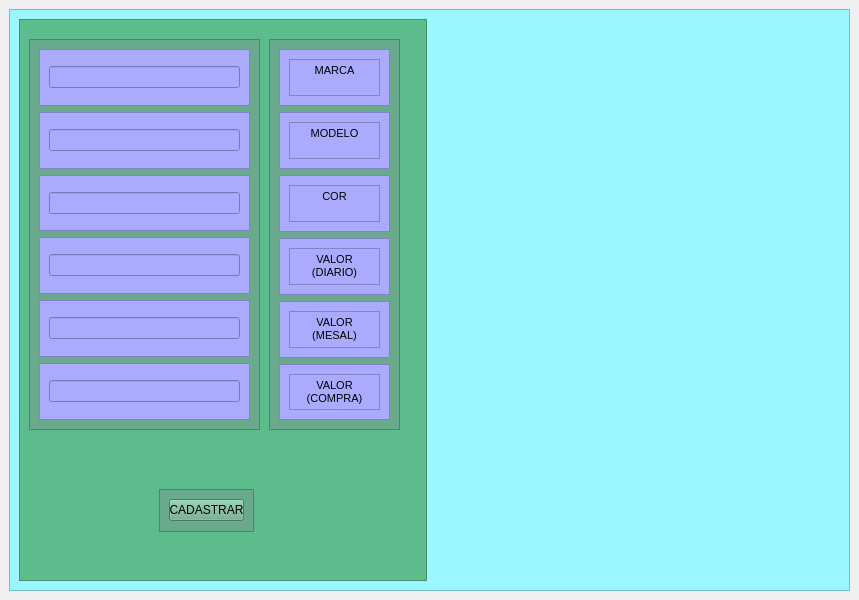
<?xml version="1.0" encoding="UTF-8"?>
<ui version="4.0">
 <class>MainWindow</class>
 <widget class="QMainWindow" name="MainWindow">
  <property name="geometry">
   <rect>
    <x>0</x>
    <y>0</y>
    <width>859</width>
    <height>600</height>
   </rect>
  </property>
  <property name="windowTitle">
   <string>MainWindow</string>
  </property>
  <widget class="QWidget" name="centralwidget">
   <layout class="QHBoxLayout" name="horizontalLayout">
    <item>
     <widget class="QFrame" name="frame">
      <property name="styleSheet">
       <string notr="true">background-color: rgb(155, 247, 255);</string>
      </property>
      <property name="frameShape">
       <enum>QFrame::StyledPanel</enum>
      </property>
      <property name="frameShadow">
       <enum>QFrame::Raised</enum>
      </property>
      <layout class="QHBoxLayout" name="horizontalLayout_2">
       <item>
        <widget class="QFrame" name="frame_2">
         <property name="styleSheet">
          <string notr="true">background-color: rgb(93, 188, 139);</string>
         </property>
         <property name="frameShape">
          <enum>QFrame::StyledPanel</enum>
         </property>
         <property name="frameShadow">
          <enum>QFrame::Raised</enum>
         </property>
         <widget class="QFrame" name="frame_3">
          <property name="geometry">
           <rect>
            <x>10</x>
            <y>20</y>
            <width>231</width>
            <height>391</height>
           </rect>
          </property>
          <property name="styleSheet">
           <string notr="true">background-color: rgb(105, 170, 140);</string>
          </property>
          <property name="frameShape">
           <enum>QFrame::StyledPanel</enum>
          </property>
          <property name="frameShadow">
           <enum>QFrame::Raised</enum>
          </property>
          <layout class="QVBoxLayout" name="verticalLayout">
           <item>
            <widget class="QFrame" name="frame_4">
             <property name="styleSheet">
              <string notr="true">background-color: rgb(170, 170, 255);</string>
             </property>
             <property name="frameShape">
              <enum>QFrame::StyledPanel</enum>
             </property>
             <property name="frameShadow">
              <enum>QFrame::Raised</enum>
             </property>
             <layout class="QHBoxLayout" name="horizontalLayout_8">
              <item>
               <widget class="QLineEdit" name="lineEdit"/>
              </item>
             </layout>
            </widget>
           </item>
           <item>
            <widget class="QFrame" name="frame_6">
             <property name="styleSheet">
              <string notr="true">background-color: rgb(170, 170, 255);</string>
             </property>
             <property name="frameShape">
              <enum>QFrame::StyledPanel</enum>
             </property>
             <property name="frameShadow">
              <enum>QFrame::Raised</enum>
             </property>
             <layout class="QHBoxLayout" name="horizontalLayout_7">
              <item>
               <widget class="QLineEdit" name="lineEdit_2"/>
              </item>
             </layout>
            </widget>
           </item>
           <item>
            <widget class="QFrame" name="frame_7">
             <property name="styleSheet">
              <string notr="true">background-color: rgb(170, 170, 255);				</string>
             </property>
             <property name="frameShape">
              <enum>QFrame::StyledPanel</enum>
             </property>
             <property name="frameShadow">
              <enum>QFrame::Raised</enum>
             </property>
             <layout class="QHBoxLayout" name="horizontalLayout_6">
              <item>
               <widget class="QLineEdit" name="lineEdit_3"/>
              </item>
             </layout>
            </widget>
           </item>
           <item>
            <widget class="QFrame" name="frame_8">
             <property name="styleSheet">
              <string notr="true">background-color: rgb(170, 170, 255);</string>
             </property>
             <property name="frameShape">
              <enum>QFrame::StyledPanel</enum>
             </property>
             <property name="frameShadow">
              <enum>QFrame::Raised</enum>
             </property>
             <layout class="QHBoxLayout" name="horizontalLayout_5">
              <item>
               <widget class="QLineEdit" name="lineEdit_4"/>
              </item>
             </layout>
            </widget>
           </item>
           <item>
            <widget class="QFrame" name="frame_9">
             <property name="styleSheet">
              <string notr="true">background-color: rgb(170, 170, 255);</string>
             </property>
             <property name="frameShape">
              <enum>QFrame::StyledPanel</enum>
             </property>
             <property name="frameShadow">
              <enum>QFrame::Raised</enum>
             </property>
             <layout class="QHBoxLayout" name="horizontalLayout_4">
              <item>
               <widget class="QLineEdit" name="lineEdit_5"/>
              </item>
             </layout>
            </widget>
           </item>
           <item>
            <widget class="QFrame" name="frame_10">
             <property name="styleSheet">
              <string notr="true">background-color: rgb(170, 170, 255);</string>
             </property>
             <property name="frameShape">
              <enum>QFrame::StyledPanel</enum>
             </property>
             <property name="frameShadow">
              <enum>QFrame::Raised</enum>
             </property>
             <layout class="QHBoxLayout" name="horizontalLayout_3">
              <item>
               <widget class="QLineEdit" name="lineEdit_6"/>
              </item>
             </layout>
            </widget>
           </item>
          </layout>
         </widget>
         <widget class="QFrame" name="frame_11">
          <property name="geometry">
           <rect>
            <x>250</x>
            <y>20</y>
            <width>131</width>
            <height>391</height>
           </rect>
          </property>
          <property name="styleSheet">
           <string notr="true">background-color: rgb(105, 170, 140);</string>
          </property>
          <property name="frameShape">
           <enum>QFrame::StyledPanel</enum>
          </property>
          <property name="frameShadow">
           <enum>QFrame::Raised</enum>
          </property>
          <layout class="QVBoxLayout" name="verticalLayout_2">
           <item>
            <widget class="QFrame" name="frame_12">
             <property name="styleSheet">
              <string notr="true">background-color: rgb(170, 170, 255);</string>
             </property>
             <property name="frameShape">
              <enum>QFrame::StyledPanel</enum>
             </property>
             <property name="frameShadow">
              <enum>QFrame::Raised</enum>
             </property>
             <layout class="QVBoxLayout" name="verticalLayout_3">
              <item>
               <widget class="QTextEdit" name="textEdit">
                <property name="html">
                 <string>&lt;!DOCTYPE HTML PUBLIC &quot;-//W3C//DTD HTML 4.0//EN&quot; &quot;http://www.w3.org/TR/REC-html40/strict.dtd&quot;&gt;
&lt;html&gt;&lt;head&gt;&lt;meta name=&quot;qrichtext&quot; content=&quot;1&quot; /&gt;&lt;style type=&quot;text/css&quot;&gt;
p, li { white-space: pre-wrap; }
&lt;/style&gt;&lt;/head&gt;&lt;body style=&quot; font-family:'MS Shell Dlg 2'; font-size:8.25pt; font-weight:400; font-style:normal;&quot;&gt;
&lt;p align=&quot;center&quot; style=&quot; margin-top:0px; margin-bottom:0px; margin-left:0px; margin-right:0px; -qt-block-indent:0; text-indent:0px;&quot;&gt;MARCA&lt;/p&gt;&lt;/body&gt;&lt;/html&gt;</string>
                </property>
               </widget>
              </item>
             </layout>
            </widget>
           </item>
           <item>
            <widget class="QFrame" name="frame_13">
             <property name="styleSheet">
              <string notr="true">background-color: rgb(170, 170, 255);</string>
             </property>
             <property name="frameShape">
              <enum>QFrame::StyledPanel</enum>
             </property>
             <property name="frameShadow">
              <enum>QFrame::Raised</enum>
             </property>
             <layout class="QVBoxLayout" name="verticalLayout_4">
              <item>
               <widget class="QTextEdit" name="textEdit_2">
                <property name="html">
                 <string>&lt;!DOCTYPE HTML PUBLIC &quot;-//W3C//DTD HTML 4.0//EN&quot; &quot;http://www.w3.org/TR/REC-html40/strict.dtd&quot;&gt;
&lt;html&gt;&lt;head&gt;&lt;meta name=&quot;qrichtext&quot; content=&quot;1&quot; /&gt;&lt;style type=&quot;text/css&quot;&gt;
p, li { white-space: pre-wrap; }
&lt;/style&gt;&lt;/head&gt;&lt;body style=&quot; font-family:'MS Shell Dlg 2'; font-size:8.25pt; font-weight:400; font-style:normal;&quot;&gt;
&lt;p align=&quot;center&quot; style=&quot; margin-top:0px; margin-bottom:0px; margin-left:0px; margin-right:0px; -qt-block-indent:0; text-indent:0px;&quot;&gt;MODELO&lt;/p&gt;&lt;/body&gt;&lt;/html&gt;</string>
                </property>
               </widget>
              </item>
             </layout>
            </widget>
           </item>
           <item>
            <widget class="QFrame" name="frame_14">
             <property name="styleSheet">
              <string notr="true">background-color: rgb(170, 170, 255);</string>
             </property>
             <property name="frameShape">
              <enum>QFrame::StyledPanel</enum>
             </property>
             <property name="frameShadow">
              <enum>QFrame::Raised</enum>
             </property>
             <layout class="QVBoxLayout" name="verticalLayout_5">
              <item>
               <widget class="QTextEdit" name="textEdit_3">
                <property name="html">
                 <string>&lt;!DOCTYPE HTML PUBLIC &quot;-//W3C//DTD HTML 4.0//EN&quot; &quot;http://www.w3.org/TR/REC-html40/strict.dtd&quot;&gt;
&lt;html&gt;&lt;head&gt;&lt;meta name=&quot;qrichtext&quot; content=&quot;1&quot; /&gt;&lt;style type=&quot;text/css&quot;&gt;
p, li { white-space: pre-wrap; }
&lt;/style&gt;&lt;/head&gt;&lt;body style=&quot; font-family:'MS Shell Dlg 2'; font-size:8.25pt; font-weight:400; font-style:normal;&quot;&gt;
&lt;p align=&quot;center&quot; style=&quot; margin-top:0px; margin-bottom:0px; margin-left:0px; margin-right:0px; -qt-block-indent:0; text-indent:0px;&quot;&gt;COR&lt;/p&gt;&lt;/body&gt;&lt;/html&gt;</string>
                </property>
               </widget>
              </item>
             </layout>
            </widget>
           </item>
           <item>
            <widget class="QFrame" name="frame_15">
             <property name="styleSheet">
              <string notr="true">background-color: rgb(170, 170, 255);</string>
             </property>
             <property name="frameShape">
              <enum>QFrame::StyledPanel</enum>
             </property>
             <property name="frameShadow">
              <enum>QFrame::Raised</enum>
             </property>
             <layout class="QVBoxLayout" name="verticalLayout_6">
              <item>
               <widget class="QTextEdit" name="textEdit_4">
                <property name="html">
                 <string>&lt;!DOCTYPE HTML PUBLIC &quot;-//W3C//DTD HTML 4.0//EN&quot; &quot;http://www.w3.org/TR/REC-html40/strict.dtd&quot;&gt;
&lt;html&gt;&lt;head&gt;&lt;meta name=&quot;qrichtext&quot; content=&quot;1&quot; /&gt;&lt;style type=&quot;text/css&quot;&gt;
p, li { white-space: pre-wrap; }
&lt;/style&gt;&lt;/head&gt;&lt;body style=&quot; font-family:'MS Shell Dlg 2'; font-size:8.25pt; font-weight:400; font-style:normal;&quot;&gt;
&lt;p align=&quot;center&quot; style=&quot; margin-top:0px; margin-bottom:0px; margin-left:0px; margin-right:0px; -qt-block-indent:0; text-indent:0px;&quot;&gt;VALOR (DIARIO)&lt;/p&gt;&lt;/body&gt;&lt;/html&gt;</string>
                </property>
               </widget>
              </item>
             </layout>
            </widget>
           </item>
           <item>
            <widget class="QFrame" name="frame_16">
             <property name="styleSheet">
              <string notr="true">background-color: rgb(170, 170, 255);</string>
             </property>
             <property name="frameShape">
              <enum>QFrame::StyledPanel</enum>
             </property>
             <property name="frameShadow">
              <enum>QFrame::Raised</enum>
             </property>
             <layout class="QVBoxLayout" name="verticalLayout_7">
              <item>
               <widget class="QTextEdit" name="textEdit_5">
                <property name="html">
                 <string>&lt;!DOCTYPE HTML PUBLIC &quot;-//W3C//DTD HTML 4.0//EN&quot; &quot;http://www.w3.org/TR/REC-html40/strict.dtd&quot;&gt;
&lt;html&gt;&lt;head&gt;&lt;meta name=&quot;qrichtext&quot; content=&quot;1&quot; /&gt;&lt;style type=&quot;text/css&quot;&gt;
p, li { white-space: pre-wrap; }
&lt;/style&gt;&lt;/head&gt;&lt;body style=&quot; font-family:'MS Shell Dlg 2'; font-size:8.25pt; font-weight:400; font-style:normal;&quot;&gt;
&lt;p align=&quot;center&quot; style=&quot; margin-top:0px; margin-bottom:0px; margin-left:0px; margin-right:0px; -qt-block-indent:0; text-indent:0px;&quot;&gt;VALOR (MESAL)&lt;/p&gt;&lt;/body&gt;&lt;/html&gt;</string>
                </property>
               </widget>
              </item>
             </layout>
            </widget>
           </item>
           <item>
            <widget class="QFrame" name="frame_17">
             <property name="styleSheet">
              <string notr="true">background-color: rgb(170, 170, 255);</string>
             </property>
             <property name="frameShape">
              <enum>QFrame::StyledPanel</enum>
             </property>
             <property name="frameShadow">
              <enum>QFrame::Raised</enum>
             </property>
             <layout class="QVBoxLayout" name="verticalLayout_8">
              <item>
               <widget class="QTextEdit" name="textEdit_6">
                <property name="html">
                 <string>&lt;!DOCTYPE HTML PUBLIC &quot;-//W3C//DTD HTML 4.0//EN&quot; &quot;http://www.w3.org/TR/REC-html40/strict.dtd&quot;&gt;
&lt;html&gt;&lt;head&gt;&lt;meta name=&quot;qrichtext&quot; content=&quot;1&quot; /&gt;&lt;style type=&quot;text/css&quot;&gt;
p, li { white-space: pre-wrap; }
&lt;/style&gt;&lt;/head&gt;&lt;body style=&quot; font-family:'MS Shell Dlg 2'; font-size:8.25pt; font-weight:400; font-style:normal;&quot;&gt;
&lt;p align=&quot;center&quot; style=&quot; margin-top:0px; margin-bottom:0px; margin-left:0px; margin-right:0px; -qt-block-indent:0; text-indent:0px;&quot;&gt;VALOR (COMPRA)&lt;/p&gt;&lt;/body&gt;&lt;/html&gt;</string>
                </property>
               </widget>
              </item>
             </layout>
            </widget>
           </item>
          </layout>
         </widget>
         <widget class="QFrame" name="frame_5">
          <property name="geometry">
           <rect>
            <x>140</x>
            <y>470</y>
            <width>95</width>
            <height>43</height>
           </rect>
          </property>
          <property name="styleSheet">
           <string notr="true">background-color: rgb(105, 170, 140);</string>
          </property>
          <property name="frameShape">
           <enum>QFrame::StyledPanel</enum>
          </property>
          <property name="frameShadow">
           <enum>QFrame::Raised</enum>
          </property>
          <layout class="QHBoxLayout" name="horizontalLayout_9">
           <item>
            <widget class="QPushButton" name="pushButton">
             <property name="text">
              <string>CADASTRAR</string>
             </property>
            </widget>
           </item>
          </layout>
         </widget>
        </widget>
       </item>
       <item>
        <widget class="QLabel" name="label">
         <property name="text">
          <string>&lt;html&gt;&lt;head/&gt;&lt;body&gt;&lt;p align=&quot;center&quot;&gt;&lt;img src=&quot;:/newPrefix/carromodifdfc.png&quot;/&gt;&lt;/p&gt;&lt;/body&gt;&lt;/html&gt;</string>
         </property>
        </widget>
       </item>
      </layout>
     </widget>
    </item>
   </layout>
  </widget>
 </widget>
 <resources>
  <include location="../icone/icons.qrc"/>
 </resources>
 <connections/>
</ui>
